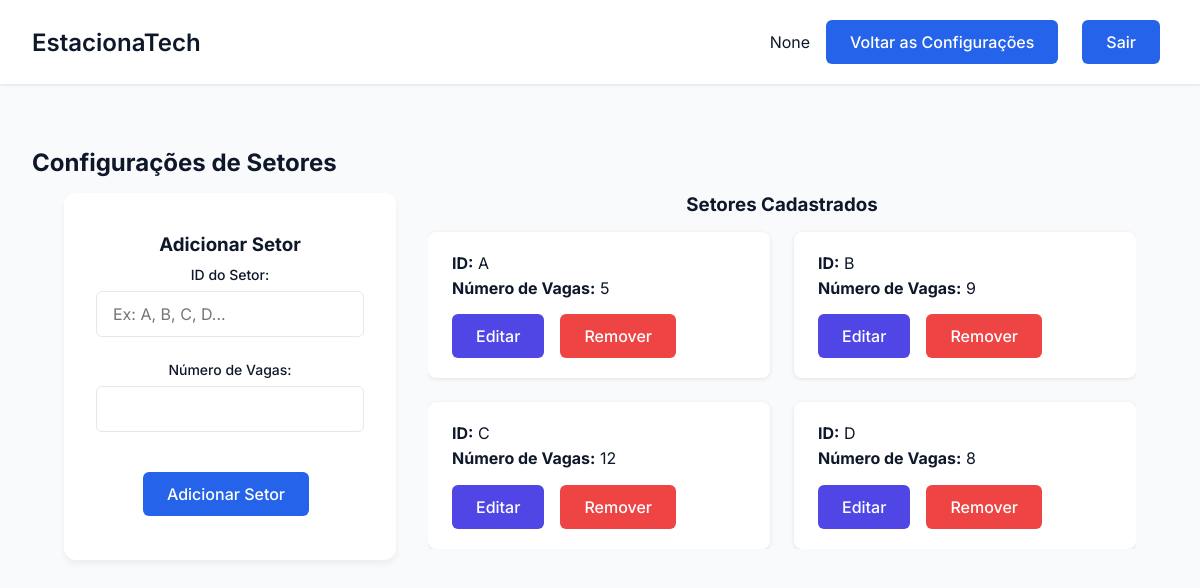
/setor/config_setores, run on the app's committed database.
### tables this page shows
CREATE TABLE Setor (
        id_setor TEXT PRIMARY KEY,
        n_vagas INTEGER NOT NULL
    );

### EstacionaTech/routes/setor_routes.py (the view)
@setor_bp.route('/config_setores')
def config_setores():
    setores = SetorController.listar_setores()
    return render_template('config_setores.html', setores=setores)

### EstacionaTech/controllers/setor_controller.py (called while the page is built)
    @staticmethod
    def listar_setores():
        setores = Setor.listar_todos()
        return setores

### EstacionaTech/database/database.py (called while the page is built)
def conectar():
    diretorio_db = "EstacionaTech/database"
    if not os.path.exists(diretorio_db):
        os.makedirs(diretorio_db)  # Criar diretório caso não exista
    return sqlite3.connect(f"{diretorio_db}/estacionatech.db")

### EstacionaTech/models/setor.py (called while the page is built)
    def listar_todos():
        conn = conectar()
        cursor = conn.cursor()
        cursor.execute("SELECT * FROM Setor ORDER BY id_setor ASC")
        setores = cursor.fetchall()
        conn.close()
        return setores

### app.py (called while the page is built)
@app.before_request
def make_session_permanent():
    session.permanent = True

### EstacionaTech/templates/config_setores.html (shortened to what this page needs)
<!DOCTYPE html>
<html lang="pt-BR">
<head>
    <link rel="stylesheet" href="{{ url_for('static', filename='css/estilo.css') }}">
    <link rel="stylesheet" href="{{ url_for('static', filename='css/setores.css') }}">
</head>
<body>
    <div class="dashboard">
        <header class="dashboard-header">
            <nav class="dashboard-nav container">
                <h1 class="dashboard-title">EstacionaTech</h1>
                <div class="dashboard-user">
                    <span>{{ session.get('nome') }}</span>
                    <a href="{{ url_for('admin.configuracoes_admin') }}" class="btn btn-primary">Voltar as Configurações</a>
                    <a href="{{ url_for('auth.logout') }}" class="btn btn-primary">Sair</a>
                </div>
            </nav>
        </header>
        <main class="dashboard-content container">
            <h2>Configurações de Setores</h2>
            <div class="setores-layout">
                <div class="form-container">
                    <div class="dashboard-card">
                        <h3>Adicionar Setor</h3>
                        <form action="{{ url_for('setor.adicionar_setor') }}" method="POST" class="form">
                            <div class="form-group">
                                <label class="form-label" for="id_setor">ID do Setor:</label>
                                <input class="form-input" type="text" id="id_setor" name="id_setor" required placeholder="Ex: A, B, C, D...">
                            </div>
                            <div class="form-group">
                                <label class="form-label" for="n_vagas">Número de Vagas:</label>
                                <input class="form-input" type="number" id="n_vagas" name="n_vagas" required min="1">
                            </div>
                            <button type="submit" class="btn btn-primary">Adicionar Setor</button>
                        </form>
                    </div>
                </div>
                <div class="table-container">
                    <h3 class="section-title">Setores Cadastrados</h3>
                    {% if setores and setores|length > 0 %}
                        <div class="setores-grid">
                          {% for setor in setores %}
                            <div class="setor-card">
                              <p><strong>ID:</strong> {{ setor[0] }}</p>
                              <p><strong>Número de Vagas:</strong> {{ setor[1] }}</p>
                              <div class="botoes-acoes">
                                <button class="btn btn-secondary" onclick="openEditModal('{{ setor[0] }}', {{ setor[1] }})">Editar</button>
                                <form action="{{ url_for('setor.remover_setor') }}" method="POST" class="inline-form">
                                  <button type="submit" class="btn btn-danger" onclick="return confirm('Tem certeza que deseja remover o setor {{ setor[0] }}?')">Remover</button>
                                </form>
                              </div>
                            </div>
                          {% endfor %}
                        </div>
                    {% else %}
                        <p class="no-data">Nenhum setor cadastrado.</p>
                    {% endif %}
                </div>
            </div>
        </main>
    </div>
</body>
</html>

### EstacionaTech/static/css/estilo.css (style rules this page uses)
* { margin: 0; padding: 0; box-sizing: border-box; font-family: 'Inter', sans-serif; }
:root { --primary: #2563eb; --primary-dark: #1d4ed8; --secondary: #64748b; --danger: #ef4444; --success: #22c55e; --background: #f8fafc; --surface: #ffffff; --text: #0f172a; --text-light: #64748b; --primary-light: #93c5fd; --secondary: #4f46e5; --accent: #10b981; --card-bg: #ffffff; }
body { background-color: var(--background); color: var(--text); min-height: 100vh; }
.container { max-width: 1200px; margin: 0 auto; padding: 0 1rem; }
.form-group { margin-bottom: 1.5rem; }
.form-label { display: block; font-size: 0.875rem; font-weight: 500; margin-bottom: 0.5rem; color: var(--text); }
.form-input { width: 100%; padding: 0.75rem 1rem; border: 1px solid #e2e8f0; border-radius: 6px; font-size: 1rem; transition: all 0.2s; }
.btn { display: inline-flex; align-items: center; justify-content: center; padding: 0.75rem 1.5rem; margin-right: 0.5rem; margin-top: 0.25rem; margin-bottom: 0.25rem; background-color: var(--primary); color: white;; font-size: 1rem; font-weight: 500; border-radius: 6px; cursor: pointer; transition: all 0.2s; border: none; text-decoration: none; }
.btn-primary { background-color: var(--primary); color: white; }
.dashboard { min-height: 100vh; display: grid; grid-template-rows: auto 1fr; }
.dashboard-header { background: var(--surface); padding: 1rem; box-shadow: 0 1px 3px 0 rgb(0 0 0 / 0.1); margin-bottom: 2rem;; }
.dashboard-nav { display: flex; justify-content: space-between; align-items: center; }
.dashboard-title { font-size: 1.5rem; font-weight: 600; }
.dashboard-user { display: flex; align-items: center; gap: 1rem; }
.dashboard-content { padding: 2rem; }
.dashboard-content h2 { margin-bottom: 1rem; }
.dashboard-card { background-color: var(--card-bg); padding: 2.5rem 2rem; border-radius: 12px; box-shadow: 0 4px 6px rgba(0, 0, 0, 0.05); display: flex; flex-direction: column; align-items: center; text-align: center; transition: all 0.3s ease; border: none; height: 100%; justify-content: space-between; }
.dashboard-card h3 { margin-bottom: 10px; }
.btn-secondary { background-color: var(--secondary); color: white; }

### EstacionaTech/static/css/setores.css (style rules this page uses)
.section-title { margin-top: 2rem; margin-bottom: 1rem; }
.table-container { overflow-x: auto; margin-bottom: 2rem; }
.btn-secondary { background-color: var(--secondary); color: white; }
.btn-danger { background-color: var(--danger); color: white; }
.inline-form { display: inline; }
.setores-layout { display: grid; grid-template-columns: auto 1fr; gap: 2rem; margin-top: 1rem; width: 100%; max-width: 1200px; padding: 0 2rem; align-items: start; justify-content: center; }
.form-container { flex: 1; min-width: 300px; max-width: 400px; }
.table-container { margin-top: 0; }
.table-container h3.section-title { margin-top: 0rem; margin-bottom: 1rem; text-align: center; }
.form .btn { margin-top: 1rem; margin-right: 0.5rem; }
.setores-grid { display: flex; flex-wrap: wrap; gap: 1.5rem; justify-content: flex-start; }
.setor-card { background-color: var(--surface); border-radius: 8px; box-shadow: 0 1px 4px rgba(0, 0, 0, 0.1); padding: 1rem 1.5rem; flex: 1 1 calc(50% - 1.5rem); max-width: 100%; box-sizing: border-box; }
.setor-card p { margin: 0.3rem 0; }
.botoes-acoes { display: flex; gap: 0.5rem; margin-top: 0.8rem; flex-wrap: wrap; }
.dashboard-content { padding: 2rem; }

### data on the page
Setor: id_setor "A", n_vagas "5"
Setor: id_setor "B", n_vagas "9"
Setor: id_setor "C", n_vagas "12"
Setor: id_setor "D", n_vagas "8"

### other printed values
{{ session.get('nome') }} "None"
